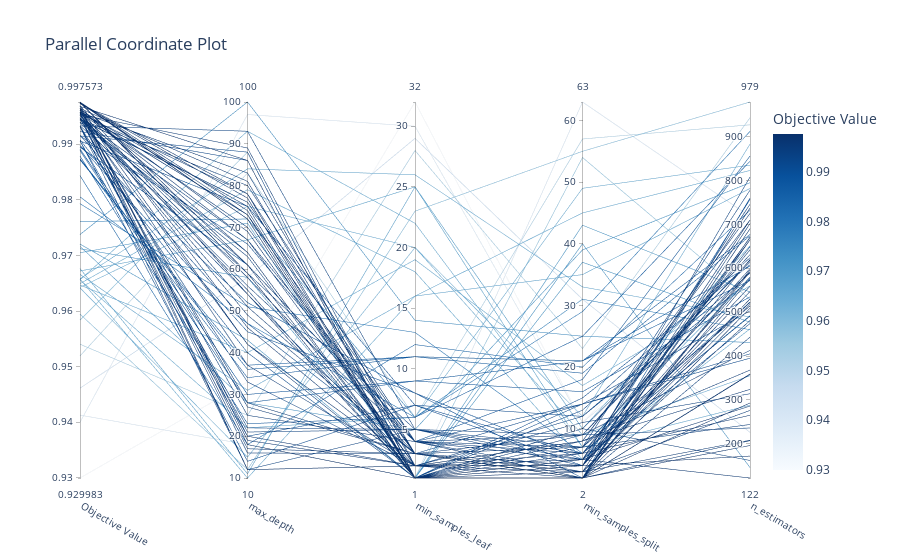

Notebook source saved alongside this figure:
### Code cell
vis.plot_parallel_coordinate(study)
